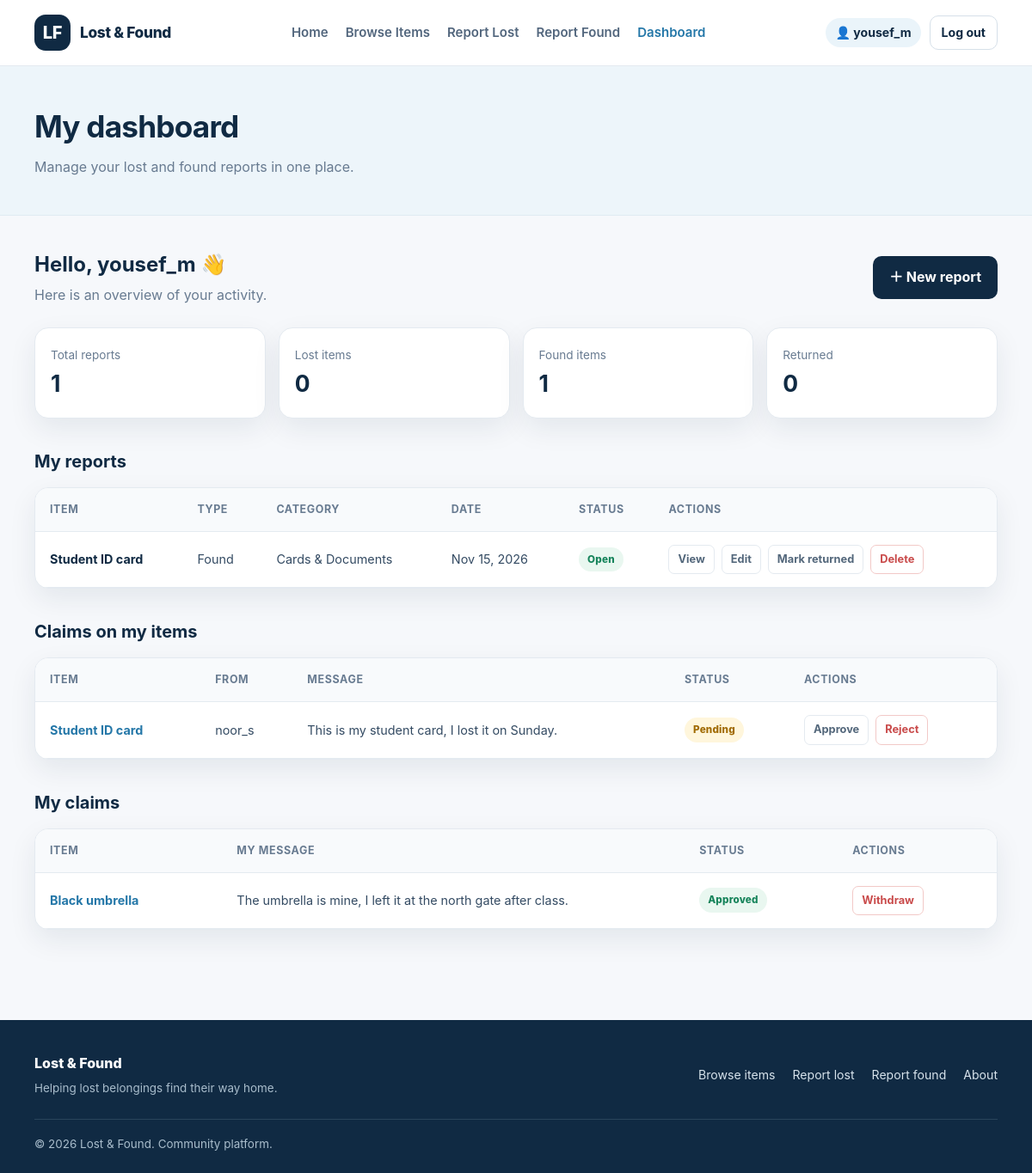
/dashboard.php (signed in), run on an earlier commit of the app's database.
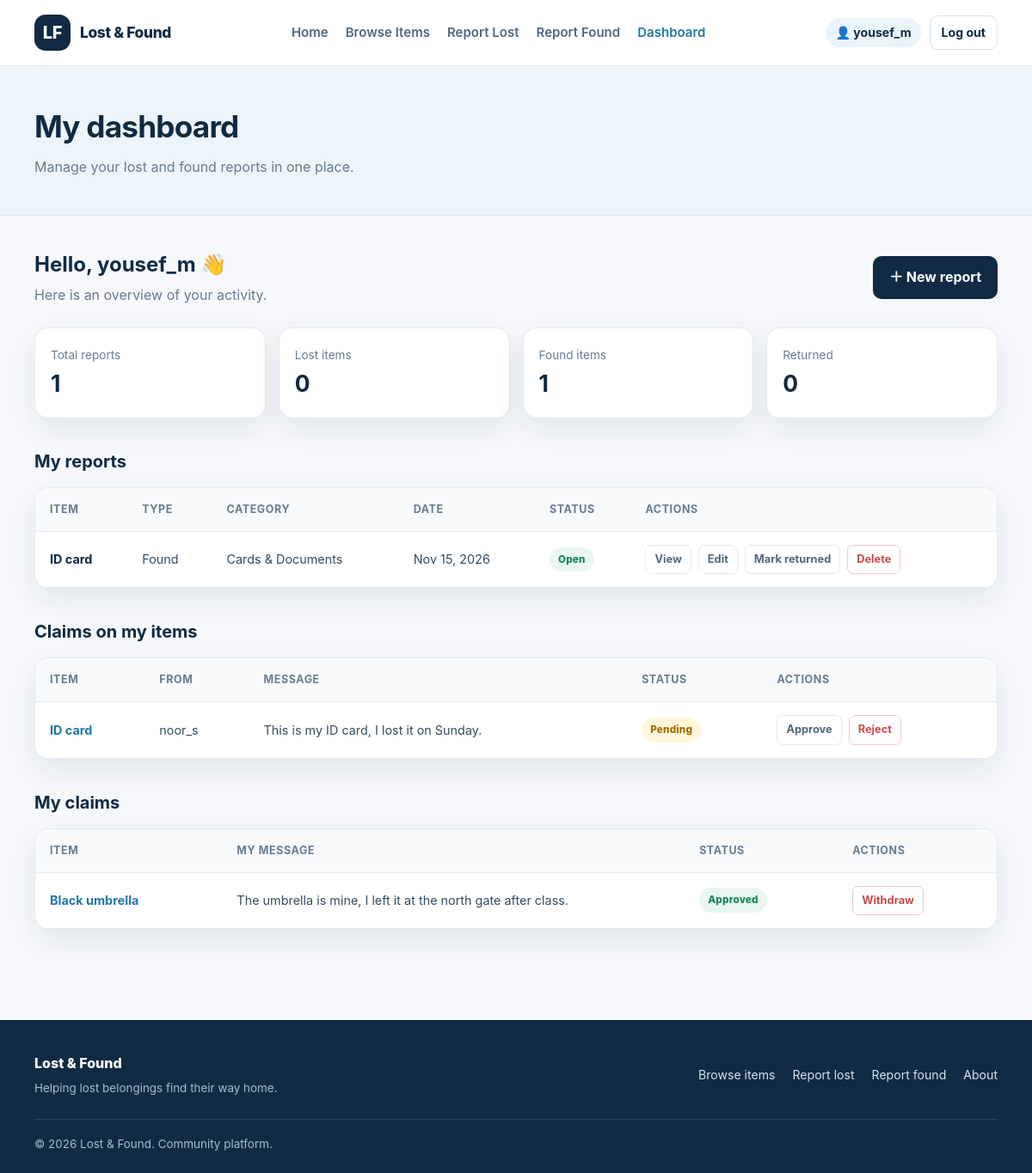
And on a later commit of the database.
### tables this page shows
CREATE TABLE `ItemReports` (
  `ReportID` int(11) NOT NULL AUTO_INCREMENT,
  `user_id` int(11) NOT NULL,
  `category_id` int(11) NOT NULL,
  `Title` varchar(100) NOT NULL,
  `Location` varchar(120) NOT NULL,
  `ItemDate` date NOT NULL,
  `Description` text NOT NULL,
  `Contact` varchar(120) DEFAULT NULL,
  `Photo` longblob DEFAULT NULL,
  `PhotoMime` varchar(50) DEFAULT NULL,
  `Status` enum('lost','found') NOT NULL,
  `ReportState` enum('open','returned') NOT NULL DEFAULT 'open',
  `CreatedAt` timestamp NULL DEFAULT current_timestamp(),
  PRIMARY KEY (`ReportID`),
  KEY `fk_reports_user` (`user_id`),
  KEY `fk_reports_category` (`category_id`),
  CONSTRAINT `fk_reports_category` FOREIGN KEY (`category_id`) REFERENCES `Category` (`category_id`) ON UPDATE CASCADE,
  CONSTRAINT `fk_reports_user` FOREIGN KEY (`user_id`) REFERENCES `Student` (`user_id`) ON DELETE CASCADE ON UPDATE CASCADE
);

CREATE TABLE `Category` (
  `category_id` int(11) NOT NULL AUTO_INCREMENT,
  `category_name` varchar(50) NOT NULL,
  `icon` varchar(10) NOT NULL,
  PRIMARY KEY (`category_id`),
  UNIQUE KEY `category_name` (`category_name`)
);

CREATE TABLE `Claims` (
  `ClaimID` int(11) NOT NULL AUTO_INCREMENT,
  `ReportID` int(11) NOT NULL,
  `user_id` int(11) NOT NULL,
  `Message` text NOT NULL,
  `ClaimStatus` enum('pending','approved','rejected') NOT NULL DEFAULT 'pending',
  `CreatedAt` timestamp NULL DEFAULT current_timestamp(),
  PRIMARY KEY (`ClaimID`),
  UNIQUE KEY `one_claim_per_student` (`ReportID`,`user_id`),
  KEY `fk_claims_user` (`user_id`),
  CONSTRAINT `fk_claims_report` FOREIGN KEY (`ReportID`) REFERENCES `ItemReports` (`ReportID`) ON DELETE CASCADE ON UPDATE CASCADE,
  CONSTRAINT `fk_claims_user` FOREIGN KEY (`user_id`) REFERENCES `Student` (`user_id`) ON DELETE CASCADE ON UPDATE CASCADE
);

CREATE TABLE `Student` (
  `user_id` int(11) NOT NULL,
  `user_name` varchar(30) NOT NULL,
  `password` varchar(255) NOT NULL,
  `email` varchar(100) NOT NULL,
  `role` enum('student','admin') NOT NULL DEFAULT 'student',
  `created_at` timestamp NULL DEFAULT current_timestamp(),
  PRIMARY KEY (`user_id`),
  UNIQUE KEY `user_name` (`user_name`),
  UNIQUE KEY `email` (`email`)
);

### sql/config.php (called while the page is built, shortened)
<?php
function db_settings(): array
{
    $db_host = 'localhost';
    $db_user = 'root';
    $db_password = '';
    $db_name = 'yu_lost_found';
    return [$db_host, $db_user, $db_password, $db_name];
}
function db(): mysqli
{
    static $conn = null;
    if ($conn instanceof mysqli) {
        return $conn;
    }
    [$host, $user, $pass, $name] = db_settings();
    $conn = @mysqli_connect($host, $user, $pass, $name);
    mysqli_set_charset($conn, 'utf8mb4');
    return $conn;
}
function db_errno(?int $set = null): int
{
    static $errno = 0;
    if ($set !== null) {
        $errno = $set;
    }
    return $errno;
}
function db_run(string $sql, string $types = '', array $params = [])
{
    $stmt = mysqli_prepare(db(), $sql);
    if ($types !== '') {
        $blobs = [];
        mysqli_stmt_bind_param($stmt, $types, ...$params);
    }
    if (!mysqli_stmt_execute($stmt)) {
        db_errno(mysqli_stmt_errno($stmt));
        error_log('SQL execute failed: ' . mysqli_stmt_error($stmt));
        mysqli_stmt_close($stmt);
        return false;
    }
    return $stmt;
}
function db_select(string $sql, string $types = '', array $params = []): array
{
    $stmt = db_run($sql, $types, $params);
    $result = mysqli_stmt_get_result($stmt);
    $rows = $result ? mysqli_fetch_all($result, MYSQLI_ASSOC) : [];
    return $rows;
}
function e($value): string
{
    return htmlspecialchars((string) $value, ENT_QUOTES, 'UTF-8');
}
function fmt_date(?string $date): string
{
    return $date ? date('M d, Y', strtotime($date)) : '';
}
function current_user_id(): int
{
    return (int) ($_SESSION['user_id'] ?? 0);
}

### html/dashboard.php (the view, shortened to what the rows shown need)
<?php
require_once __DIR__ . '/../sql/config.php';
$uid = current_user_id();
$my_reports = db_select(
    'SELECT r.ReportID, r.Title, r.Status, r.ReportState, r.ItemDate, c.category_name
       FROM ItemReports r JOIN Category c ON c.category_id = r.category_id
      WHERE r.user_id = ? ORDER BY r.CreatedAt DESC, r.ReportID DESC', 'i', [$uid]);
$received = db_select(
    'SELECT cl.ClaimID, cl.Message, cl.ClaimStatus, cl.CreatedAt, r.ReportID, r.Title, s.user_name
       FROM Claims cl
       JOIN ItemReports r ON r.ReportID = cl.ReportID
       JOIN Student s     ON s.user_id  = cl.user_id
      WHERE r.user_id = ? ORDER BY cl.CreatedAt DESC, cl.ClaimID DESC', 'i', [$uid]);
$my_claims = db_select(
    'SELECT cl.ClaimID, cl.Message, cl.ClaimStatus, r.ReportID, r.Title
       FROM Claims cl JOIN ItemReports r ON r.ReportID = cl.ReportID
      WHERE cl.user_id = ? ORDER BY cl.CreatedAt DESC, cl.ClaimID DESC', 'i', [$uid]);
include __DIR__ . '/inc/header.php';
?>
<main>
    <section class="page-hero">
        <div class="container"><h1>My dashboard</h1><p>Manage your lost and found reports in one place.</p></div>
    </section>
    <section class="container content">
        <div class="dashboard-head">
            <div>
                <h1>Hello, <?= e($_SESSION['user_name']) ?> 👋</h1>
            </div>
        </div>
        <h2 class="section-title">My reports</h2>
        <?php if ($my_reports): ?>
        <div class="card table-wrap">
            <table>
                <thead><tr><th>Item</th><th>Type</th><th>Category</th><th>Date</th><th>Status</th><th>Actions</th></tr></thead>
                <tbody>
                <?php foreach ($my_reports as $r): ?>
                    <tr>
                        <td class="table-title"><?= e($r['Title']) ?></td>
                        <td><?= e(ucfirst($r['Status'])) ?></td>
                        <td><?= e($r['category_name']) ?></td>
                        <td><?= e(fmt_date($r['ItemDate'])) ?></td>
                        <td><span class="tag <?= $r['ReportState'] === 'returned' ? 'tag-returned' : 'tag-' . e($r['Status']) ?>"><?= $r['ReportState'] === 'returned' ? 'Returned' : 'Open' ?></span></td>
                        <td>
                            <div class="actions">
                                <a class="btn-mini" href="item-details.php?id=<?= (int) $r['ReportID'] ?>">View</a>
                                <a class="btn-mini" href="edit-report.php?id=<?= (int) $r['ReportID'] ?>">Edit</a>
                                <form method="post" action="../sql/report_status.php" class="inline-form">
                                    <button class="btn-mini" type="submit"><?= $r['ReportState'] === 'open' ? 'Mark returned' : 'Re-open' ?></button>
                                </form>
                                <form method="post" action="../sql/delete_report.php" class="inline-form" data-confirm="Delete &quot;<?= e($r['Title']) ?>&quot; permanently?">
                                    <button class="btn-mini danger" type="submit">Delete</button>
                                </form>
                            </div>
                        </td>
                    </tr>
                <?php endforeach; ?>
                </tbody>
            </table>
        </div>
        <?php else: ?>
            <div class="card empty-state"><div class="big">📝</div><p>You have not reported anything yet.</p>
                <a class="btn" href="report-lost.php">Report a lost item</a></div>
        <?php endif; ?>
        <h2 class="section-title">Claims on my items</h2>
        <?php if ($received): ?>
        <div class="card table-wrap">
            <table>
                <thead><tr><th>Item</th><th>From</th><th>Message</th><th>Status</th><th>Actions</th></tr></thead>
                <tbody>
                <?php foreach ($received as $c): ?>
                    <tr>
                        <td class="table-title"><a class="text-link" href="item-details.php?id=<?= (int) $c['ReportID'] ?>"><?= e($c['Title']) ?></a></td>
                        <td><?= e($c['user_name']) ?></td>
                        <td class="cell-wrap"><?= e($c['Message']) ?></td>
                        <td><span class="tag tag-<?= e($c['ClaimStatus']) ?>"><?= e(ucfirst($c['ClaimStatus'])) ?></span></td>
                        <td>
                            <?php if ($c['ClaimStatus'] === 'pending'): ?>
                            <div class="actions">
                                <?php foreach (['approve' => 'Approve', 'reject' => 'Reject'] as $act => $label): ?>
                                    <form method="post" action="../sql/claim_action.php" class="inline-form">
                                        <button class="btn-mini <?= $act === 'reject' ? 'danger' : '' ?>" type="submit"><?= $label ?></button>
                                    </form>
                                <?php endforeach; ?>
                            </div>
                            <?php else: ?><span class="hint">Done</span><?php endif; ?>
                        </td>
                    </tr>
                <?php endforeach; ?>
                </tbody>
            </table>
        </div>
        <?php else: ?>
            <div class="card empty-state compact"><p>No one has sent a claim on your items yet.</p></div>
        <?php endif; ?>
        <h2 class="section-title">My claims</h2>
        <?php if ($my_claims): ?>
        <div class="card table-wrap">
            <table>
                <thead><tr><th>Item</th><th>My message</th><th>Status</th><th>Actions</th></tr></thead>
                <tbody>
                <?php foreach ($my_claims as $c): ?>
                    <tr>
                        <td class="table-title"><a class="text-link" href="item-details.php?id=<?= (int) $c['ReportID'] ?>"><?= e($c['Title']) ?></a></td>
                        <td class="cell-wrap"><?= e($c['Message']) ?></td>
                        <td><span class="tag tag-<?= e($c['ClaimStatus']) ?>"><?= e(ucfirst($c['ClaimStatus'])) ?></span></td>
                        <td>
                            <form method="post" action="../sql/claim_action.php" class="inline-form" data-confirm="Withdraw this claim?">
                                <button class="btn-mini danger" type="submit">Withdraw</button>
                            </form>
                        </td>
                    </tr>
                <?php endforeach; ?>
                </tbody>
            </table>
        </div>
        <?php else: ?>
            <div class="card empty-state compact"><p>You have not claimed any item. <a class="text-link" href="browse.php">Browse items →</a></p></div>
        <?php endif; ?>
    </section>
</main>
<?php include __DIR__ . '/inc/footer.php'; ?>

What changed in the data, as far as the page shows it:
changed itemreports "Found": Title "Student ID card" → "ID card"
changed claims "Pending": ReportID.Title "Student ID card" → "ID card"; Message "This is my student card, I lost it on Sunday." → "This is my ID card, I lost it on Sunday."
